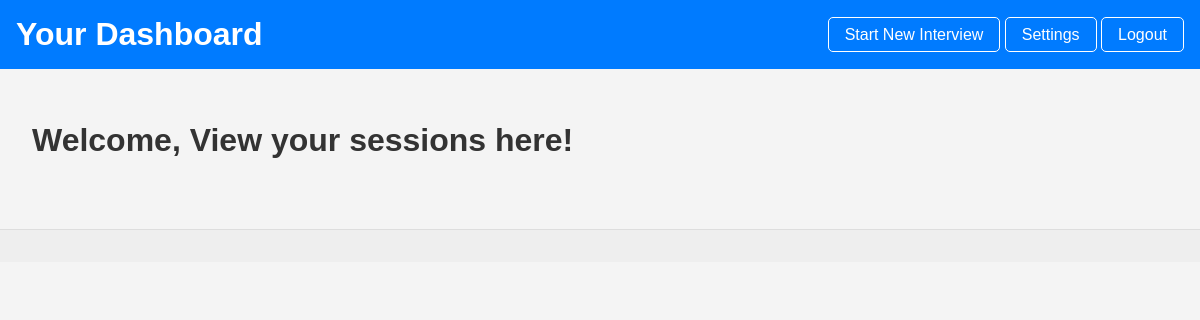
Before: /dashboard (signed in) with the older database file.
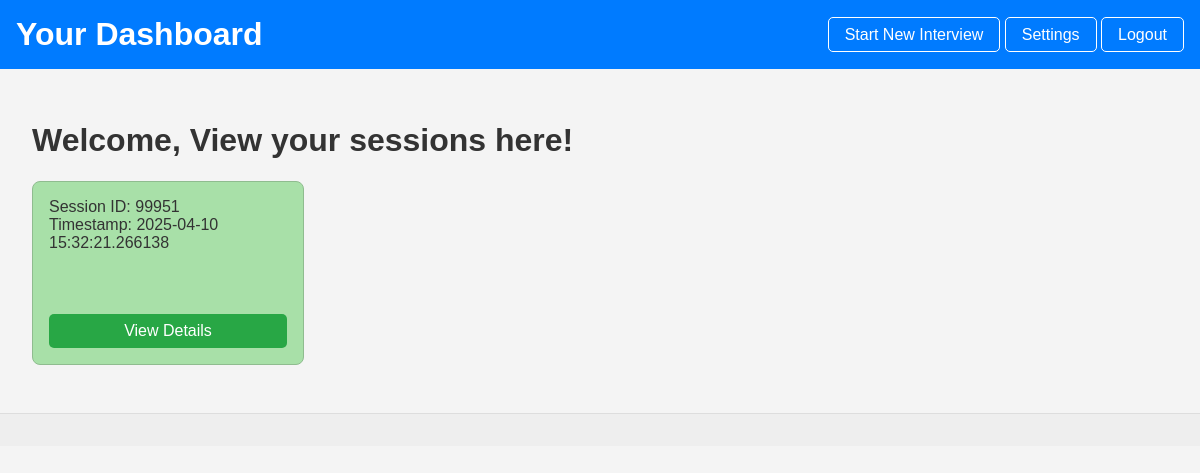
After: the same page with the newer database file.
### tables this page shows
CREATE TABLE interviews (
    session_id INTEGER PRIMARY KEY,
    user_id INTEGER,
    interview_answers TEXT,
    interview_analysis TEXT,
    eye_contact REAL,
    timestamp DATETIME,
    FOREIGN KEY (user_id) REFERENCES users (user_id)
);

### app.py (the view)
@app.route('/dashboard')
@login_required
def dashboard():
    db = get_db()
    cursor = db.cursor()
    cursor.execute("SELECT session_id, timestamp FROM interviews WHERE user_id = ? ORDER BY timestamp DESC", (current_user.id,))
    sessions = cursor.fetchall()
    return render_template('dashboard.html', sessions=sessions)

### app.py (called while the page is built)
def get_db():
    db = getattr(g, '_database', None)
    if db is None:
        db = g._database = sqlite3.connect(DATABASE)
        db.row_factory = sqlite3.Row
    return db

@app.teardown_appcontext
def close_connection(exception):
    db = getattr(g, '_database', None)
    if db is not None:
        db.close()

@login_manager.user_loader
def load_user(user_id):
    db = get_db()
    cursor = db.cursor()
    cursor.execute("SELECT * FROM users WHERE user_id = ?", (user_id,))
    user = cursor.fetchone()
    if user:
        return User(user['user_id'], user['email'], user['password'])
    return None

### templates/dashboard.html (shortened to what this page needs)
<!DOCTYPE html>
<html lang="en">
<head>
    <link rel="stylesheet" href="{{ url_for('static', filename='dashboard_style.css') }}">
</head>
<body>
    <header>
        <h1>Your Dashboard</h1>
        <nav>
            <a href="/start_interview">Start New Interview</a> <a href="/settings">Settings</a> <a href="/logout">Logout</a>
        </nav>
    </header>
    <main>
        <h1>Welcome, View your sessions here!</h1>
        <ul class="session-grid">
            {% for session in sessions %}
            <li class="session-box">
                <span class="session-info">
                    Session ID: {{ session.session_id }} <br> Timestamp: {{ session.timestamp }}
                </span>
                <a href="{{ url_for('view_session', session_id=session.session_id) }}" class="view-details-button">View Details</a>
            </li>
            {% endfor %}
        </ul>
    </main>
    <footer>
    </footer>
</body>
</html>

### static/dashboard_style.css (style rules this page uses)
body { font-family: sans-serif; margin: 0; padding: 0; background-color: #f4f4f4; color: #333; }
header { background-color: #007bff; color: white; padding: 1rem; display: flex; justify-content: space-between; align-items: center; }
header h1 { margin: 0; }
header nav a { color: white; text-decoration: none; padding: 0.5rem 1rem; border: 1px solid white; border-radius: 5px; }
main { padding: 2rem; }
.session-grid { list-style: none; padding: 0; display: grid; grid-template-columns: repeat(5, 1fr); gap: 1rem; }
.session-box { background-color: #a8e0a8; border: 1px solid #8fbc8f; padding: 1rem; display: flex; flex-direction: column; justify-content: space-between; min-height: 150px; border-radius: 8px; }
.session-info { margin-bottom: 1rem; }
.view-details-button { background-color: #28a745; color: white; padding: 0.5rem 1rem; text-decoration: none; border-radius: 5px; text-align: center; }
footer { text-align: center; padding: 1rem; background-color: #eee; border-top: 1px solid #ddd; }
@media (max-width: 1200px) { .session-grid { grid-template-columns: repeat(4, 1fr); } }

Changed rows visible on the page:
added interviews: session_id "99951", timestamp "2025-04-10 15:32:21.266138"
